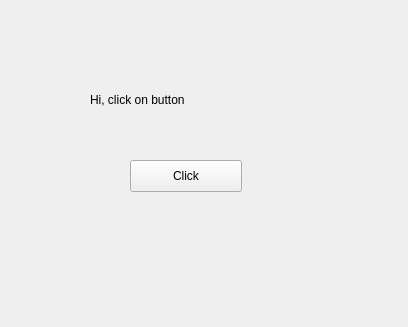
<?xml version="1.0" encoding="UTF-8"?>
<ui version="4.0">
 <class>MainWindow</class>
 <widget class="QMainWindow" name="MainWindow">
  <property name="geometry">
   <rect>
    <x>0</x>
    <y>0</y>
    <width>408</width>
    <height>327</height>
   </rect>
  </property>
  <property name="windowTitle">
   <string>MainWindow</string>
  </property>
  <widget class="QWidget" name="centralwidget">
   <widget class="QPushButton" name="Button">
    <property name="geometry">
     <rect>
      <x>130</x>
      <y>160</y>
      <width>112</width>
      <height>32</height>
     </rect>
    </property>
    <property name="text">
     <string>Click</string>
    </property>
   </widget>
   <widget class="QLabel" name="Label">
    <property name="geometry">
     <rect>
      <x>90</x>
      <y>90</y>
      <width>211</width>
      <height>20</height>
     </rect>
    </property>
    <property name="text">
     <string>Hi, click on button</string>
    </property>
   </widget>
  </widget>
  <widget class="QMenuBar" name="menubar">
   <property name="geometry">
    <rect>
     <x>0</x>
     <y>0</y>
     <width>408</width>
     <height>22</height>
    </rect>
   </property>
  </widget>
 </widget>
 <resources/>
 <connections/>
</ui>
